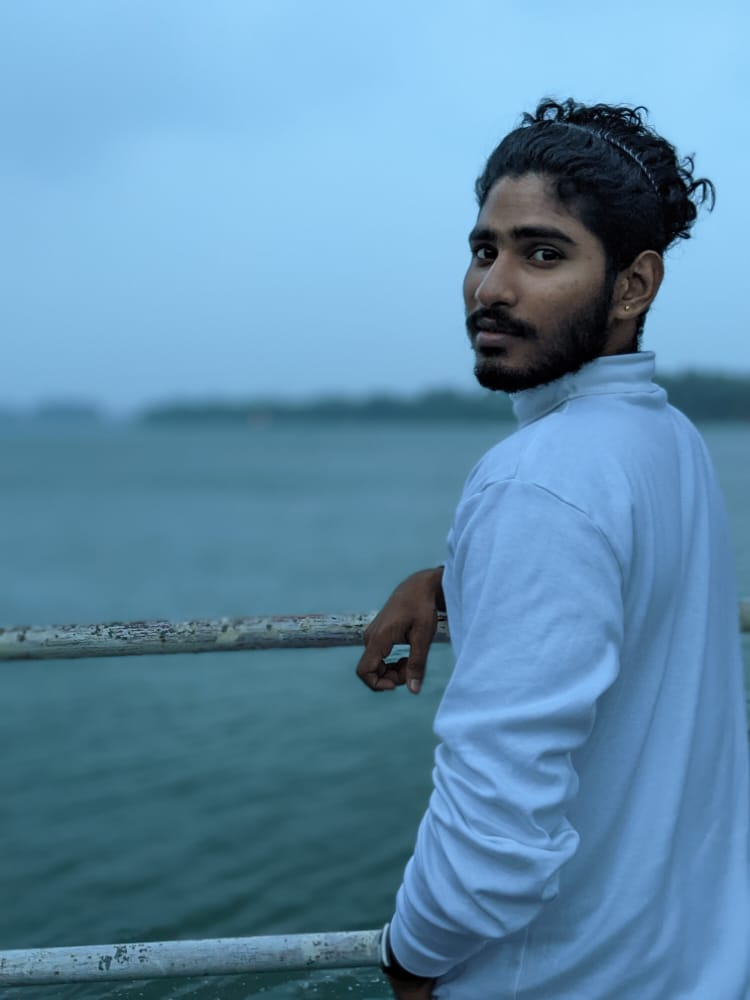
#> input picture 2-python-projects/2-kalishtan/krish.jpg, 750 x 1000 px
$ python image.py
#> lines starting #> are read from the running program, lines starting #| are printed output that depends on the picture
from PIL import Image

x=Image.open('krish.jpg')
#> x is the input picture: PIL image 750x1000 RGB; mean R, G, B 95, 140.4, 171.2
n=x.convert('L')
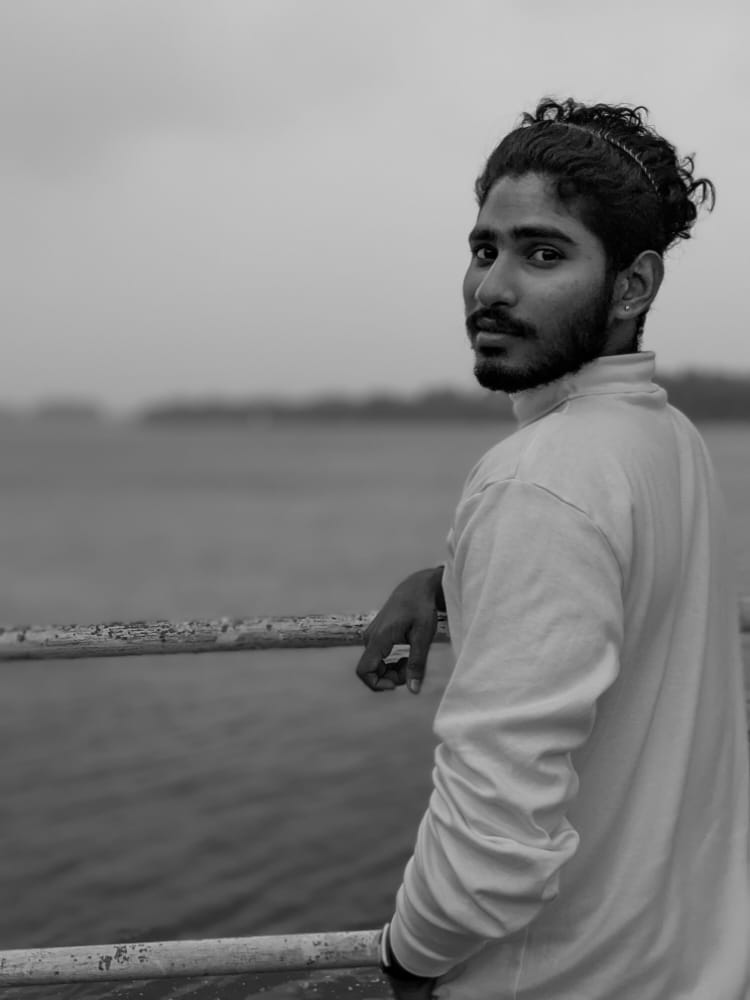
#> n: PIL image 750x1000 L; min 0, max 206, mean 130.3
n.save('bnd.jpg')
x.show()
n.show()
